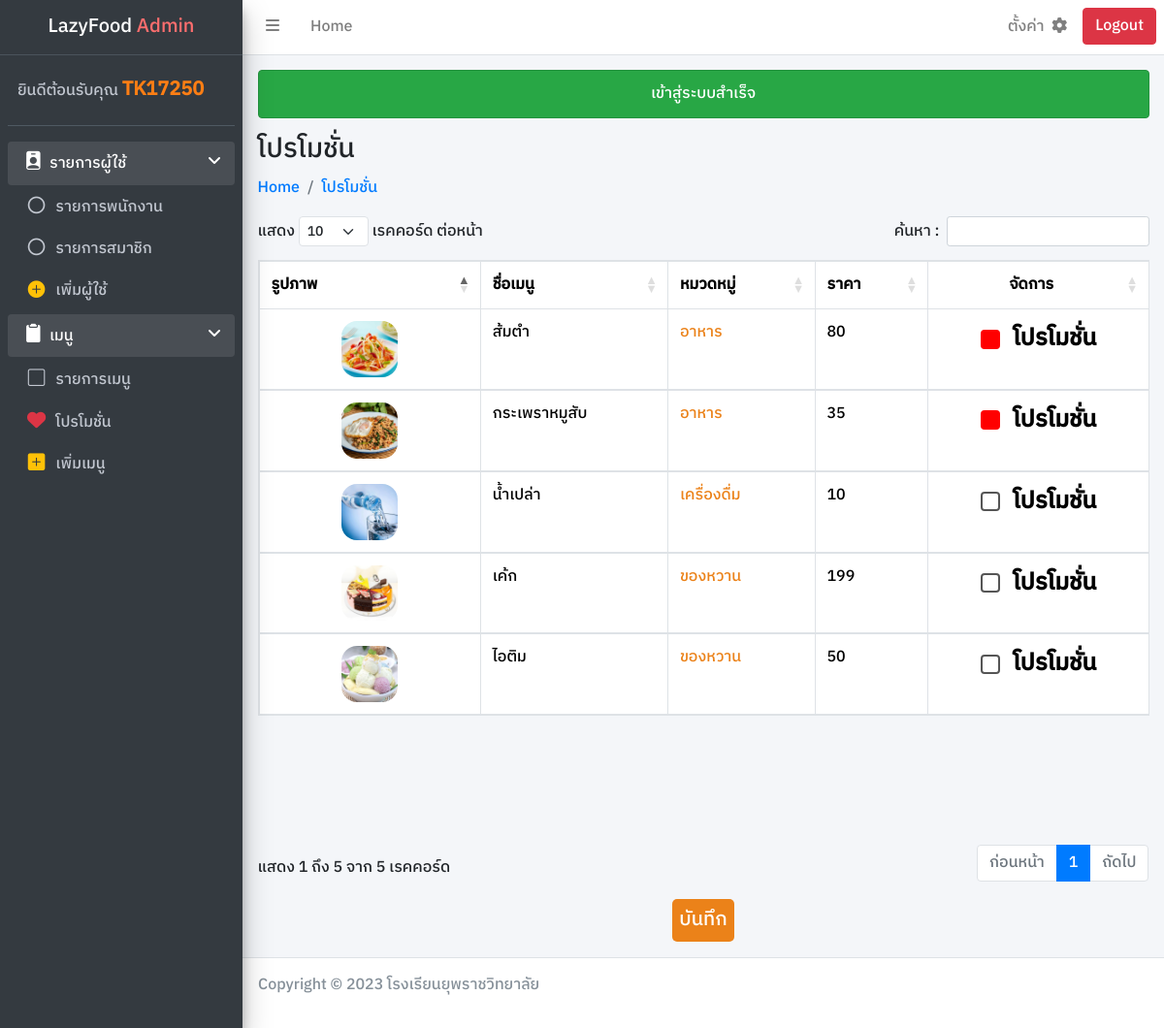
The app's page /admin/menupromotion.php (signed in), older data.
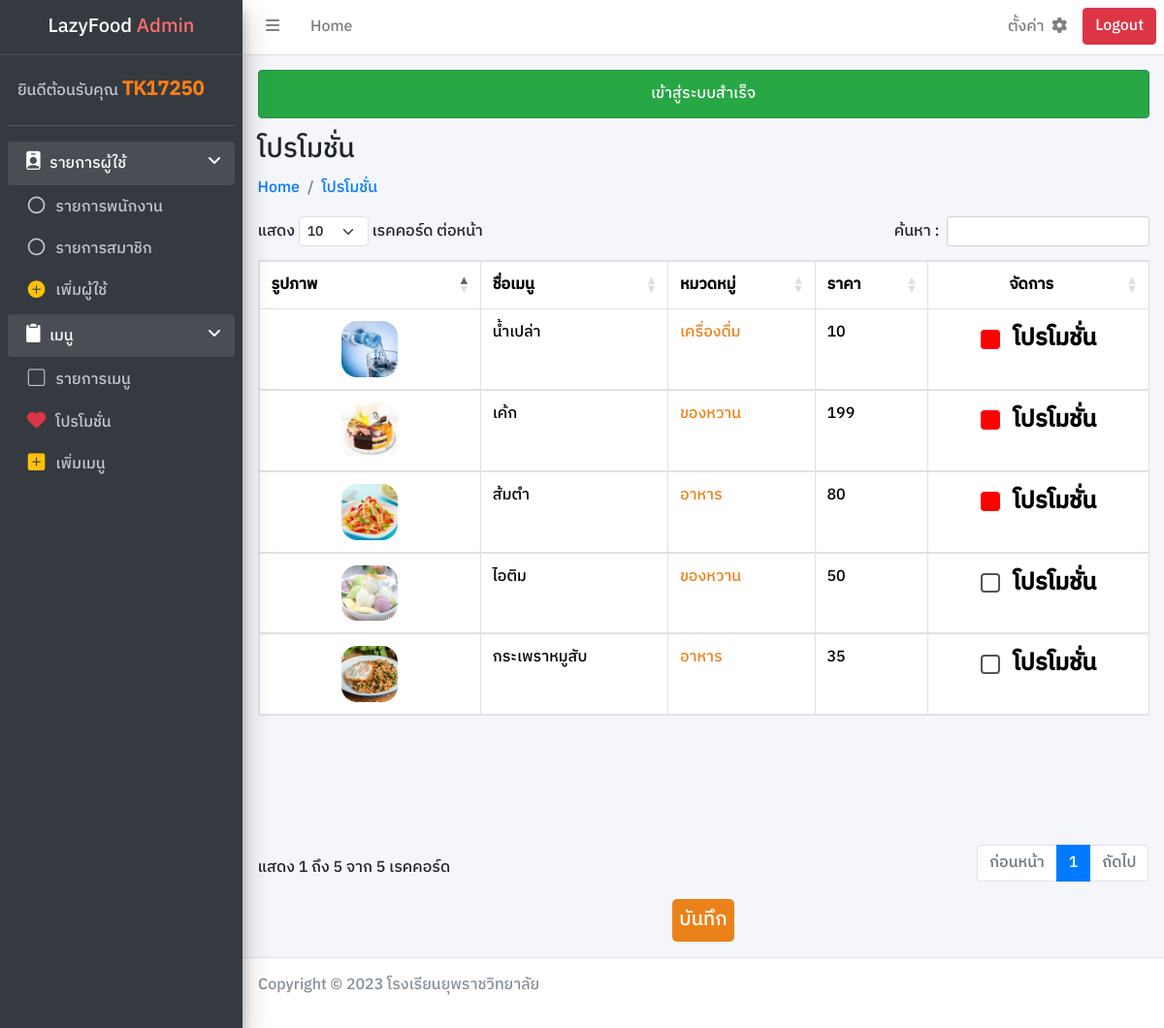
The same page, newer data.
### tables this page shows
CREATE TABLE `Menu` (
  `m_id` int(11) NOT NULL,
  `m_name` varchar(255) NOT NULL,
  `m_type` varchar(255) NOT NULL,
  `m_price` int(11) NOT NULL,
  `m_image` varchar(255) NOT NULL,
  `m_promotion` tinyint(1) NOT NULL
);

### connect/server.php (called while the page is built, shortened)
<?php session_start();
    class DB_conn {
        function __construct() {
            $conn = mysqli_connect(DB_host, DB_user, DB_pass, DB_name);
            $this->dbconn = $conn;
        }
    }

### class/menu_db.php (called while the page is built, shortened)
<?php require_once '../connect/server.php';
    class Menu_DB extends DB_conn {
        public function readmenupromotion() {
            $sql = "SELECT * FROM Menu ORDER BY m_promotion DESC";
            $result = mysqli_query($this->dbconn, $sql);
            return $result;
        }
    }

### admin/menupromotion.php (the view, shortened to what this page needs)
<?php require_once '../connect/server.php';
require_once '../class/menu_db.php';
    $dbmenu = new Menu_DB;
    $readmenu = $dbmenu->readmenupromotion();
?>
<!DOCTYPE html>
<html lang="en">
<head>
    <link rel="stylesheet" href="../framework/css/bootstrap.min.css">
    <link rel="stylesheet" href="https://cdn.jsdelivr.net/npm/bootstrap-icons@1.11.2/font/bootstrap-icons.min.css">
    <link rel="stylesheet" href="../framework/css/adminlte.min.css">
    <link rel="stylesheet" href="https://cdnjs.cloudflare.com/ajax/libs/font-awesome/6.2.1/css/all.min.css">
    <link rel="stylesheet" href="../framework/DataTables/datatables.min.css">
    <link rel="stylesheet" href="../dist/css/main.css">
</head>
<body class="wrapper">
    <?php include_once './component/navbar.php'; ?>
    <?php include_once './component/sidebar.php'; ?>
    <div class="content-wrapper">
        <div class="content-header">
            <div class="container-fluid">
                <div>
                    <?php include_once './component/succeed.php' ?>
                </div>
                <div >
                    <h3 class="">โปรโมชั่น</h3>
                </div>
                <div>
                    <nav aria-label="breadcrumb">
                        <ol class="breadcrumb">
                            <li class="breadcrumb-item"><a href="./adminpage.php">Home</a></li>
                            <li class="breadcrumb-item"><a href="./menupromotion.php">โปรโมชั่น</a></li>
                        </ol>
                    </nav>
                </div>
            </div>
        </div>
        <div class="content">
            <div class="container-fluid">
                <div class="row">
                    <div class="col-12 w-100">
                        <form action="../process/addpromotion_db.php" method="post" class="mb-3">
                            <div class="table-responsive mb-3">
                                <table class="table table-hover table-bordered" id="promotiontable">
                                    <thead>
                                        <tr>
                                            <th scope="col" class="col-3">รูปภาพ</th>
                                            <th scope="col">ชื่อเมนู</th>
                                            <th scope="col">หมวดหมู่</th>
                                            <th scope="col">ราคา</th>
                                            <th scope="col" class="text-center">จัดการ</th>
                                        </tr>
                                    </thead>
                                    <tbody class="table-group-divider">
                                        <?php while ($row = mysqli_fetch_assoc($readmenu)) { ?>
                                            <tr>
                                                <td class="text-center">
                                                    <div class="row">
                                                        <div class="col col-md-6 col-lg-4 m-auto d-block">
                                                            <img src="../uploads/<?php echo $row['m_image']; ?>" alt="menu" class="img-fluid rounded-4">
                                                        </div>
                                                    </div>
                                                </td>
                                                <td><?php echo $row['m_name'] ?></td>
                                                <td style="color: #eb8219;"><?php echo $row['m_type'] ?></td>
                                                <td><?php echo $row['m_price'] ?></td>
                                                <td class="text-center fs-4">
                                                    <input type="checkbox" name="promotion[]" id="promotion_<?php echo $row['m_id']; ?>" value="<?php echo $row['m_id']; ?>" <?php echo ($row['m_promotion'] == "1") ? "checked" : ""; ?>>
                                                    <label for="promotion_<?php echo $row['m_id']; ?>">โปรโมชั่น</label>
                                                </td>
                                            </tr>
                                        <?php } ?>
                                    </tbody>
                                </table>
                            </div>
                            <button type="submit" name="addpro" class="btn btn-color m-auto d-block fs-5">บันทึก</button>
                        </form>
                    </div>
                </div>
            </div>
        </div>
    </div>
    <?php include_once './component/footer.php'; ?>
</body>
</html>

### admin/component/navbar.php (shortened to what this page needs)
<?php require_once '../connect/server.php';
?>
<nav class="main-header navbar navbar-expand navbar-white navbar-light">
    <ul class="navbar-nav">
        <li class="nav-item">
            <a class="nav-link" data-widget="pushmenu" type="button"><i class="fas fa-bars"></i></a>
        </li>
        <li class="nav-item d-none d-sm-inline-block">
            <a href="adminpage.php" class="nav-link">Home</a>
        </li>
    </ul>
    <ul class="navbar-nav ml-auto">
        <li class="nav-item d-none d-sm-inline-block">
            <a href="./settinguser.php" class="nav-link">ตั้งค่า <i class="fa-solid fa-gear ms-1"></i></a>
        </li>
        <li class="nav-item">
            <a href="./adminpage.php?logout='1'" class="btn btn-danger">Logout</a>
        </li>
    </ul>
</nav>

### admin/component/sidebar.php
<?php require_once '../connect/server.php'; ?>
<aside class="main-sidebar sidebar-dark-primary elevation-4">
    <a href="adminpage.php" class="brand-link text-center">
        <span class="brand-text font-weight-light">LazyFood <b style="color:  #ff6e6e;">Admin</b></span>
    </a>
    <div class="sidebar">
        <div class="user-panel mt-3 pb-3 mb-3 d-flex">
            <div class="info">
                <a class="d-block">ยินดีต้อนรับคุณ <b class="fs-5" style="color:  #fd7e14;"><?php echo $_SESSION['name'] ?></b></a>
            </div>
        </div>
        <nav class="mt-2">
            <ul class="nav nav-pills nav-sidebar flex-column" data-widget="treeview" role="menu">
                <li class="nav-item menu-open">
                    <a class="nav-link" role="button">
                        <i class="nav-icon bi bi-person-badge-fill"></i>
                        <p>
                            รายการผู้ใช้
                            <i class="right fas fa-angle-left"></i>
                        </p>
                    </a>
                    <ul class="nav nav-treeview">
                        <li class="nav-item">
                            <a href="./listpersonnel.php" class="nav-link">
                                <i class="far fa-circle nav-icon"></i>
                                <p>รายการพนักงาน</p>
                            </a>
                        </li>
                        <li class="nav-item">
                            <a href="./listclient.php" class="nav-link">
                                <i class="far fa-circle nav-icon"></i>
                                <p>รายการสมาชิก</p>
                            </a>
                        </li>
                        <li class="nav-item">
                            <a href="./adduser.php" class="nav-link">
                                <i class="far bi-plus-circle-fill nav-icon text-warning"></i>
                                <p>เพิ่มผู้ใช้</p>
                            </a>
                        </li>
                    </ul>
                </li>
                <li class="nav-item menu-open">
                    <a class="nav-link" role="button">
                        <i class="nav-icon bi bi-clipboard2-fill"></i>
                        <p>
                            เมนู
                            <i class="right fas fa-angle-left"></i>
                        </p>
                    </a>
                    <ul class="nav nav-treeview">
                        <li class="nav-item">
                            <a href="./listmenu.php" class="nav-link">
                                <i class="far bi-square nav-icon"></i>
                                <p>รายการเมนู</p>
                            </a>
                        </li>
                        <li class="nav-item">
                            <a href="./menupromotion.php" class="nav-link">
                                <i class="fa-solid fa-heart nav-icon text-danger"></i>
                                <p>โปรโมชั่น</p>
                            </a>
                        </li>
                        <li class="nav-item">
                            <a href="./addmenu.php" class="nav-link">
                                <i class="far bi-plus-square-fill nav-icon text-warning"></i>
                                <p>เพิ่มเมนู</p>
                            </a>
                        </li>
                    </ul>
                </li>
            </ul>
        </nav>
    </div>
</aside>

### admin/component/succeed.php
<?php require_once '../connect/server.php'; ?>
<?php if (!empty($_SESSION['succeed'])) { ?>
    <div class="alert alert-success text-center" role="alert">
        <p class="mb-0 mt-0">
            <?php echo $_SESSION['succeed'];
            unset($_SESSION['succeed']); ?>
        </p>
    </div>
<?php } ?>

### admin/component/footer.php
<?php require_once '../connect/server.php'; ?>
<div class="main-footer">
    <p>Copyright &copy; 2023 โรงเรียนยุพราชวิทยาลัย</p>
</div>

### admin/menupromotion.php (style rules this page uses)
input[type="checkbox"] { appearance: none; -webkit-appearance: none; -moz-appearance: none; width: 20px; height: 20px; border: 2px solid #555; border-radius: 4px; outline: none; transition: 0.3s; cursor: pointer; }
input[type="checkbox"]:checked { background-color: red; border: 2px solid red; }
input[type="checkbox"] + label { display: inline-block; vertical-align: middle; cursor: pointer; margin-left: 8px; }

Row changes from the older to the newer data that the page shows:
changed menu "น้ำเปล่า": m_promotion "☐" → "☑"
changed menu "เค้ก": m_promotion "☐" → "☑"
shown differently, row unchanged: menu "ส้มตำ": moves down the list
changed menu "กระเพราหมูสับ": m_promotion "☑" → "☐"; moves down the list
